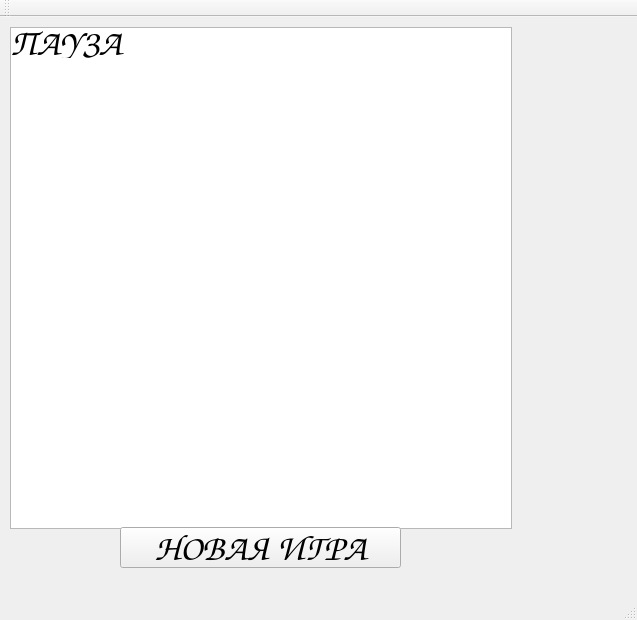
<?xml version="1.0" encoding="UTF-8"?>
<ui version="4.0">
 <class>MainWindow</class>
 <widget class="QMainWindow" name="MainWindow">
  <property name="geometry">
   <rect>
    <x>0</x>
    <y>0</y>
    <width>637</width>
    <height>620</height>
   </rect>
  </property>
  <property name="windowTitle">
   <string>MainWindow</string>
  </property>
  <widget class="QWidget" name="centralWidget">
   <widget class="QGraphicsView" name="graphicsView">
    <property name="geometry">
     <rect>
      <x>10</x>
      <y>10</y>
      <width>502</width>
      <height>502</height>
     </rect>
    </property>
   </widget>
   <widget class="QLabel" name="label">
    <property name="enabled">
     <bool>true</bool>
    </property>
    <property name="geometry">
     <rect>
      <x>10</x>
      <y>10</y>
      <width>141</width>
      <height>31</height>
     </rect>
    </property>
    <property name="font">
     <font>
      <family>Comic Sans MS</family>
      <pointsize>28</pointsize>
      <weight>75</weight>
      <italic>true</italic>
      <bold>true</bold>
     </font>
    </property>
    <property name="text">
     <string>ПАУЗА</string>
    </property>
   </widget>
   <widget class="QPushButton" name="pushButton">
    <property name="geometry">
     <rect>
      <x>120</x>
      <y>510</y>
      <width>281</width>
      <height>41</height>
     </rect>
    </property>
    <property name="font">
     <font>
      <family>Comic Sans MS</family>
      <pointsize>28</pointsize>
      <weight>75</weight>
      <italic>true</italic>
      <bold>true</bold>
     </font>
    </property>
    <property name="text">
     <string>НОВАЯ ИГРА</string>
    </property>
   </widget>
  </widget>
  <widget class="QMenuBar" name="menuBar">
   <property name="geometry">
    <rect>
     <x>0</x>
     <y>0</y>
     <width>637</width>
     <height>21</height>
    </rect>
   </property>
  </widget>
  <widget class="QToolBar" name="mainToolBar">
   <attribute name="toolBarArea">
    <enum>TopToolBarArea</enum>
   </attribute>
   <attribute name="toolBarBreak">
    <bool>false</bool>
   </attribute>
  </widget>
  <widget class="QStatusBar" name="statusBar"/>
 </widget>
 <layoutdefault spacing="6" margin="11"/>
 <resources/>
 <connections/>
</ui>
